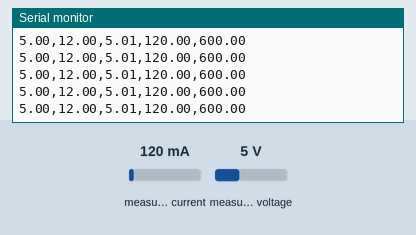
Bench run of a sketch on a simulated Arduino Uno, built with avr-gcc and run on an emulated ATmega328P. Parts: the last lines printed to the serial monitor. The test bench sets the inputs (shaded band); at power-on: measured current 120 mA, measured voltage 5 V.

Above: at 1.2 s.
1.3 s: measured current set to 40 mA
At 1.44 s:
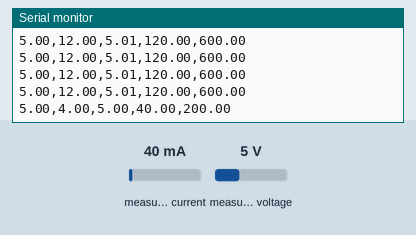
2.8 s: measured voltage set to 0.3 V
At 2.88 s:
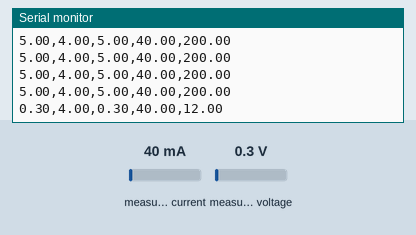
4.3 s: measured current set to 500 mA
At 4.31 s:
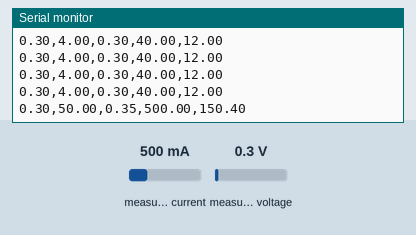
Timing chart, 0 to 7.3 s (numbered marks = the images above; inputs shaded):
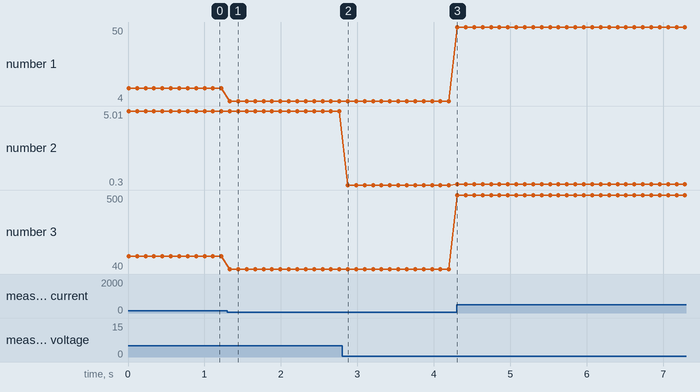

The sketch:

currentSensorV3.ino
```cpp
// CurrentSensorV3 - Robert J Scales 2021
// This code has been designed for the Arduino UNO (https://amzn.to/3cWtmLj) with this current sesnor (https://amzn.to/2NJbhYx).
// This code works in conjunction with a Python code I have written that looks at the serial output from the Arduino, which then saves saves those readings as a csv file.


#include <Wire.h>
#include <Adafruit_INA219.h>

Adafruit_INA219 ina219(0x45);


void setup(void)
{
  Serial.begin(115200); // 115200 or 9600
  while (!Serial) {
      // will pause Zero, Leonardo, etc until serial console opens
      delay(1);
  }

  uint32_t currentFrequency;

  // Serial.println("Code started");

  // Initialize the INA219.
  // By default the initialization will use the largest range (32V, 2A).  However
  // you can call a setCalibration function to change this range (see comments).
  if (! ina219.begin()) {
    Serial.println("Failed to find INA219 chip");
    while (1) { delay(10); }
  }
  // To use a slightly lower 32V, 1A range (higher precision on amps):
  ina219.setCalibration_32V_1A(); // Uncommented this.
  // Or to use a lower 16V, 400mA range (higher precision on volts and amps):
  //ina219.setCalibration_16V_400mA();

  // Serial.println("Measuring voltage and current with INA219 ...");
}

//bool label = false;

void loop(void)
{
  float shuntvoltage = 0;
  float busvoltage = 0;
  float current_mA = 0;
  float loadvoltage = 0;
  float power_mW = 0;

  shuntvoltage = ina219.getShuntVoltage_mV();
  busvoltage = ina219.getBusVoltage_V();
  current_mA = ina219.getCurrent_mA();
  power_mW = ina219.getPower_mW();
  loadvoltage = busvoltage + (shuntvoltage / 1000);

//  //print out column headers
//  while(label){ //runs once
//        Serial.print("Bus Voltage (V):");
//        Serial.print(",");
//        Serial.print("Shunt Voltage (mV):");
//        Serial.print(",");
//        Serial.print("Load Voltage (V):");
//        Serial.print(",");
//        Serial.print("Current (mA):");
//        Serial.print(",");
//        Serial.println("Power (mW):");
//        label=false;
//  }

  // Display Data in CSV Format in Serial Monitor
  Serial.print(busvoltage); // Bus Voltage (V)
  Serial.print(","); //
  Serial.print(shuntvoltage); // Shunt Voltage (mV)
  Serial.print(",");
  Serial.print(loadvoltage); // Load Voltage (V)
  Serial.print(",");
  Serial.print(current_mA); // Current (mA)
  Serial.print(",");
  Serial.println(power_mW); // Power (mW)


//  Serial.print("Bus Voltage:   "); Serial.print(busvoltage); Serial.println(" V");
//  Serial.print("Shunt Voltage: "); Serial.print(shuntvoltage); Serial.println(" mV");
//  Serial.print("Load Voltage:  "); Serial.print(loadvoltage); Serial.println(" V");
//  Serial.print("Current:       "); Serial.print(current_mA); Serial.println(" mA");
//  Serial.print("Power:         "); Serial.print(power_mW); Serial.println(" mW");
//  Serial.println("");

  delay(100); // Changed from 1000 to 100 . Data collection frequency ~x milliseconds
}
```

Measured:
- after the input at 1.3 s, the serial monitor: prints a new line at once (image 1)
- after the input at 2.8 s, the serial monitor: prints a new line after 0.08 s (image 2)
- after the input at 4.3 s, the serial monitor: prints a new line at once (image 3)
- plotted number 1: 12 → 4 after the input at 1.3 s, 4 → 50 after the input at 4.3 s
- plotted number 2: 5 → 0.3 after the input at 2.8 s, 0.3 → 0.35 after the input at 4.3 s
- plotted number 3: 120 → 40 after the input at 1.3 s, 40 → 500 after the input at 4.3 s
